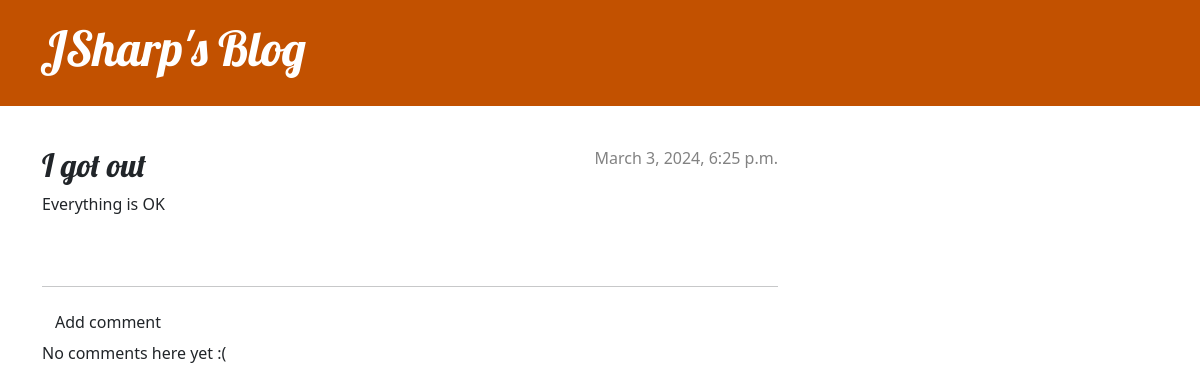
Screenshot of /post/3/ with the database file from the repository.
### blog/models.py (models this page shows, shortened)
class Post(models.Model):
    author = models.ForeignKey(settings.AUTH_USER_MODEL, on_delete=models.CASCADE)
    title = models.CharField(max_length=200)
    text = models.TextField()
    created_date = models.DateTimeField(default=timezone.now)
    published_date = models.DateTimeField(blank=True, null=True)

### blog/views.py (the view)
# urls.py: path('post/<int:pk>/', views.post_detail, name='post_detail'),
def post_detail(request, pk):
    post = get_object_or_404(Post, pk=pk)
    return render(request, 'blog/post_detail.html', {'post': post})

### blog/templates/blog/post_detail.html (shortened to what this page needs)
{% extends 'blog/base.html' %}
{% block content %}
    <article class="post">
        {% if post.published_date %}
            <div class="date">
                {{ post.published_date }}
            </div>
        {% else %}
            <a class="btn btn-default" href="{% url 'post_publish' pk=post.pk %}">Publish</a>
        {% endif %}
        <h2>{{ post.title }}</h2>
        <p>{{ post.text|linebreaksbr }}</p>
    </article>
    <hr>
    <a class="btn btn-default" href="{% url 'add_comment_to_post' pk=post.pk %}">Add comment</a>
    {% for comment in post.comments.all %}
    {% if user.is_authenticated or comment.approved_comment %}
    <div class="comment">
        <div class="date">
            {{ comment.created_date }}
            {% if not comment.approved_comment %}
                <a class="btn btn-default" href="{% url 'comment_remove' pk=comment.pk %}">
                   {% include './icons/hand-thumbs-down.svg' %}
                </a>
                <a class="btn btn-default" href="{% url 'comment_approve' pk=comment.pk %}">
                   {% include './icons/hand-thumbs-up.svg' %}
                </a>
            {% endif %}
        </div>
        <strong>{{ comment.author }}</strong>
        <p>{{ comment.text|linebreaks }}</p>
    </div>
    {% endif %}
{% empty %}
    <p>No comments here yet :(</p>
{% endfor %}
{% endblock %}

### blog/static/css/blog.css (style rules this page uses)
h1, h2, h3, h4 { font-family: 'Lobster', cursive; }
.date { color: #828282; }
.post { margin-bottom: 70px; }
.post > .date, .post > .actions { float: right; }

### rows the page displays
Post: published_date "March 3, 2024, 6:25 p.m.", title "I got out", text "Everything is OK"
